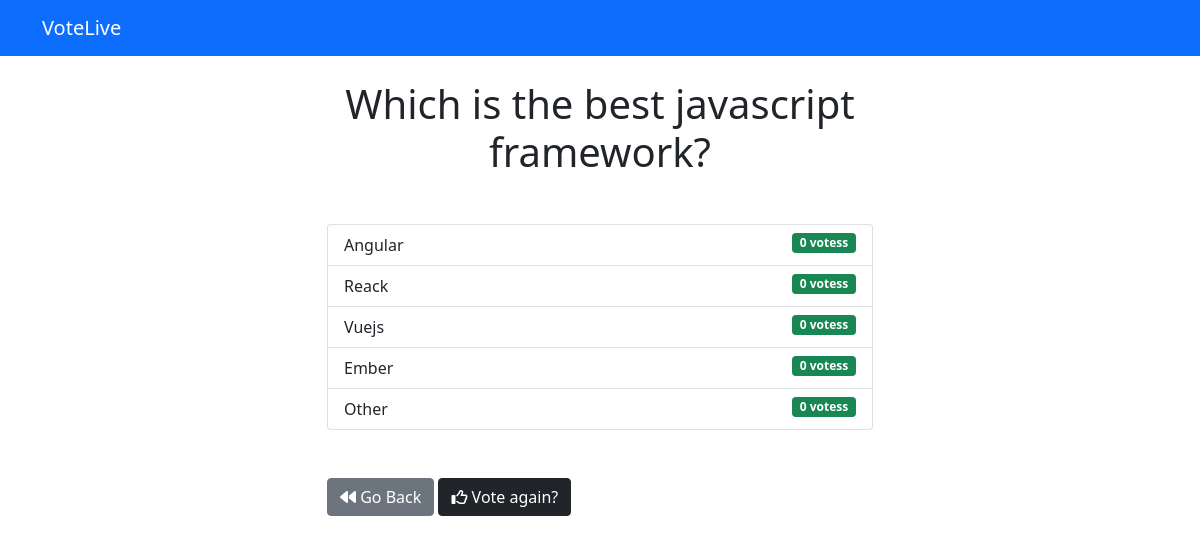
The app's page /3/results/ with its own data.
### votes/models.py (models this page shows, shortened)
class Questions(models.Model):  # this model is going to work with th questions
    question_text = models.TextField(max_length=200)  # all questions can only has max length of 200 words
    publication_date = models.DateTimeField("data published")  # this is the field for the publication date

class Choices(models.Model):
    questions = models.ForeignKey(Questions, on_delete=models.CASCADE)  # each question its going to has a primary key
    choice_text = models.CharField(max_length=200)  # the choices has a max length of 200 words
    votes = models.IntegerField(default=0)  # finally after you select one choice its going to display the result of

### votes/views.py (the view)
# urls.py: path('<int:question_id>/results/', views.results, name='results'),
def results(request, question_id):
    question = get_object_or_404(Questions, pk=question_id)
    return render(request, "votes/results.html", {"question": question})

### templates/votes/results.html (shortened to what this page needs)
<!DOCTYPE html>
<html lang="en">
<head>
</head>
<body>
{% extends 'base.html' %}
{% block content %}
    <h1 class="text-center mb-5">{{ question.question_text }}</h1>
    <ul class="list-group mb-5">
        {% for choice in question.choices_set.all %}
        <li class="list-group-item">
            {{ choice.choice_text }} <span class="badge bg-success float-end">{{ choice.votes }} votes{{ choice.votes | pluralize }}</span>
        </li>
        {% endfor %}
    </ul>
    <a href="{% url 'voteLive:index' %}" class="btn btn-secondary"><i class="fas fa-backward"></i> Go Back</a>
    <a class="btn btn-dark" href="{% url 'voteLive:choice' question.id %}"><i class="far fa-thumbs-up"></i> Vote again?</a>
{% endblock %}

### templates/base.html (shortened to what this page needs)
<!DOCTYPE html>
<html lang="en">
<head>
    <link href="https://cdn.jsdelivr.net/npm/bootstrap@5.0.2/dist/css/bootstrap.min.css" rel="stylesheet">
</head>
<body>
{% include 'components/_navbar.html' %}
<div class="container">
    <div class="row">
        <div class="col-md-6 m-auto">
            {% block content %} {% endblock %}
        </div>
    </div>
</div>
</body>
</html>

### templates/components/_navbar.html (shortened to what this page needs)
<!DOCTYPE html>
<html lang="en">
<head>
</head>
<body>
    <nav class="navbar navbar-dark bg-primary mb-4">
        <div class="container">
            <a href="/" class="navbar-brand">VoteLive</a>
        </div>
    </nav>
</body>
</html>

### records on screen
Questions: question_text "Which is the best javascript framework?"
Choices: choice_text "Angular", votes "0", votes|pluralize "s"
Choices: choice_text "Reack", votes "0", votes|pluralize "s"
Choices: choice_text "Vuejs", votes "0", votes|pluralize "s"
Choices: choice_text "Ember", votes "0", votes|pluralize "s"
Choices: choice_text "Other", votes "0", votes|pluralize "s"
